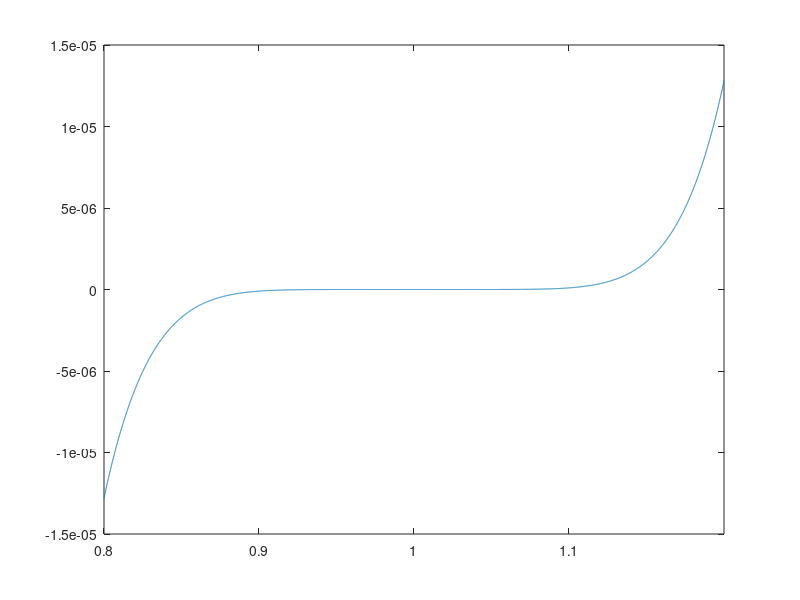

Reproduce this figure in MATLAB.
function plotten1
x = linspace(0.8, 1.2, 8000) ;
y = single((x-1).^7) ;
plot(x,y);
axis([0.8 1.2 -1.5e-5 1.5e-5]);
endfunction
